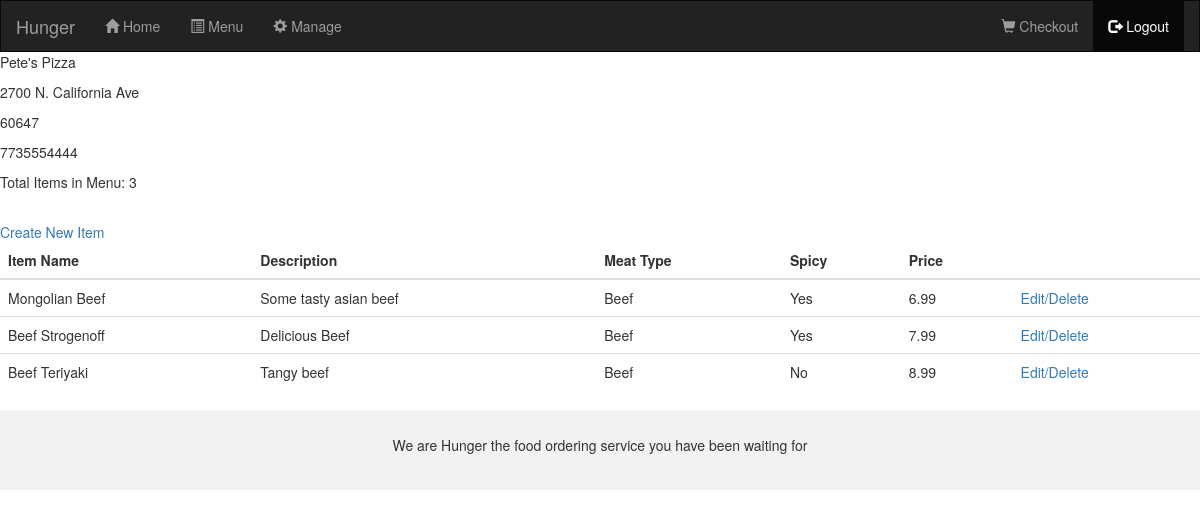
The page /Project/owner.php (signed in) on the database its author committed.
### tables this page shows
CREATE TABLE restaurants (
  restaurant_id int(11) NOT NULL COMMENT 'PK',
  location_id int(11) NOT NULL COMMENT 'FK Location Table',
  owner int(11) NOT NULL COMMENT 'FK Users table',
  restaurant_name varchar(50) NOT NULL,
  phone varchar(11) NOT NULL,
  rating int(1) NOT NULL COMMENT '1 to 5'
);

CREATE TABLE location (
  location_id int(11) NOT NULL COMMENT 'PK',
  street_address varchar(255) NOT NULL,
  zip_code int(11) NOT NULL
);

CREATE TABLE item (
    item_id INT(11) NOT NULL COMMENT 'PK',
    menu_id INT(11) NOT NULL COMMENT 'FK MENU TABLE',
    item_name VARCHAR(255) NOT NULL,
    item_description TEXT(1000) NOT NULL,
    meat_id INT(11) NOT NULL COMMENT 'FK MEATS TABLE',
    spicy BOOLEAN NOT NULL,
    price DECIMAL(10,2) DEFAULT 0.0
);

CREATE TABLE meats (
  meat_id int(11) NOT NULL COMMENT 'PK',
  meat_name varchar(255) NOT NULL
);

### Project/owner.php (the view, shortened to what this page needs)
<?php
	include('Includes/header.php');
	include('Includes/dbconnection.php');
	if($_SESSION['usertype_name'] != "owner" )
		header('Location: home.php');
	else {
		$restqry = "SELECT r.restaurant_id, r.restaurant_name, l.street_address, l.zip_code, r.phone, r.rating ".
					"FROM restaurants r, location l, users u " .
					"WHERE r.owner = ".$_SESSION['userID']." AND r.location_id=l.location_id";
		$rest_row = $conn->query($restqry)->fetch_assoc();
		$menuitemsqry = "SELECT i.item_id, i.item_name, i.item_description, m.meat_name, i.spicy, i.price ".
						"FROM item i " .
						"INNER JOIN meats m ".
						"ON m.meat_id=i.meat_id ".
                        "WHERE i.menu_id = ".$rest_row['restaurant_id'];
		$item_result = $conn->query($menuitemsqry);
		$countqry = "SELECT COUNT(*) as 'itemCount' FROM item";
		$count = $conn->query($countqry)->fetch_assoc();
	}
?>
    <body>
	<?php
		echo "<p>".$rest_row['restaurant_name']."</p>";
		echo "<p>".$rest_row['street_address']."</p>";
		echo "<p>".$rest_row['zip_code']."</p>";
		echo "<p>".$rest_row['phone']."</p>";
		echo "<p>Total Items in Menu: ".$count['itemCount']."</p>";
		echo "<br>";
        echo "<div><a href='create.php'>Create New Item</a></div>";
		echo"<div class='table-responsive'>";
		echo "<table class='table table-hover'>";
		echo "<thead>";
		echo "	<tr>";
		echo "		<th>Item Name</th>";
		echo "		<th>Description</th>";
		echo "		<th>Meat Type</th>";
		echo "		<th>Spicy</th>".
					"<th>Price</th>".
                    "<th></th>";
		echo "	</tr>";
		echo "</thead>" .
			 "<tbody>";
		while($item_row = $item_result->fetch_assoc() ) {
			echo "<tr>";
			echo "	<td>".$item_row['item_name']."</td>";
			echo "	<td>".$item_row['item_description']."</td>";
			echo "	<td>".$item_row['meat_name']."</td>";
			echo "	<td>";
            if($item_row['spicy'])
                echo "Yes";
            else
                echo "No";
            echo "  </td>";
            echo "	<td>".$item_row['price']."</td>";
            echo "  <td><a href='edit.php?itemID=".$item_row['item_id']."'>Edit/Delete</a></td>";
			echo "</tr>";
		}
		echo "</tbody>".
			 "</table>".
			 "</div>";
	?>
</body>
</html>
<?php
    include('Includes/footer.php');
?>

### Project/Includes/header.php (shortened to what this page needs)
<!DOCTYPE html>
<html lang="en">
    <head>
        <link rel="stylesheet" href="https://maxcdn.bootstrapcdn.com/bootstrap/3.3.7/css/bootstrap.min.css">
    </head>
    <body>
        <?php
            if (!isset($_SESSION["userID"])){
                echo '<nav class="navbar navbar-inverse">
                        <div class="container-fluid">
                            <div class="navbar-header">
                                <button type="button" class="navbar-toggle" data-toggle="collapse" data-target="#myNavbar">
                                    <span class="icon-bar"></span>
                                    <span class="icon-bar"></span>
                                    <span class="icon-bar"></span>
                                </button>
                                <a class="navbar-brand" href="home.php">Hunger</a>
                            </div>
                            <div class="collapse navbar-collapse" id="myNavbar">
                                <ul class="nav navbar-nav">
                                    <li ><a href="home.php"><span class="glyphicon glyphicon-home"></span> Home</a></li>
                                    <li ><a href="menu.php"><span class="glyphicon glyphicon-list-alt"></span> Menu</a></li>
                                </ul>
                                <ul class="nav navbar-nav navbar-right">
                                    <li ><a href="order.php"><span class="glyphicon glyphicon-shopping-cart"></span> Checkout</a></li>
                                    <li class="active"><a href="login.php"><span class="glyphicon glyphicon-log-in"></span> Login</a></li>
                                </ul>
                            </div>
                        </div>
                    </nav>';
            }
            else if($_SESSION["usertype_name"] == "owner"){
                echo '<nav class="navbar navbar-inverse">
                        <div class="container-fluid">
                            <div class="navbar-header">
                                <button type="button" class="navbar-toggle" data-toggle="collapse" data-target="#myNavbar">
                                    <span class="icon-bar"></span>
                                    <span class="icon-bar"></span>
                                    <span class="icon-bar"></span>
                                </button>
                                <a class="navbar-brand" href="home.php">Hunger</a>
                            </div>
                            <div class="collapse navbar-collapse" id="myNavbar">
                                <ul class="nav navbar-nav">
                                    <li ><a href="home.php"><span class="glyphicon glyphicon-home"></span> Home</a></li>
                                    <li ><a href="menu.php"><span class="glyphicon glyphicon-list-alt"></span> Menu</a></li>
                                    <li ><a href="owner.php"><span class="glyphicon glyphicon-cog"></span> Manage</a></li>
                                </ul>
                                <ul class="nav navbar-nav navbar-right">
                                    <li ><a href="order.php"><span class="glyphicon glyphicon-shopping-cart"></span> Checkout</a></li>
                                    <li class="active"><a href="logout.php"><span class="glyphicon glyphicon-log-out"></span> Logout</a></li>
                                </ul>
                            </div>
                        </div>
                    </nav>';
            }
        ?>
    </body>
</html>

### Project/Includes/footer.php
<footer class="container-fluid text-center">
            <p>We are Hunger the food ordering service you have been waiting for</p>
</footer>

### Project/Includes/header.php (style rules this page uses)
.navbar { margin-bottom: 0; border-radius: 0; }
footer { background-color: #f2f2f2; padding: 25px; }

### rows shown on the page
restaurants: restaurant_name "Pete's Pizza", phone "7735554444"
location: street_address "2700 N. California Ave", zip_code "60647"
item: item_name "Mongolian Beef", item_description "Some tasty asian beef", meat.meat_name "Beef", spicy "Yes", price "6.99"
item: item_name "Beef Strogenoff", item_description "Delicious Beef", meat.meat_name "Beef", spicy "Yes", price "7.99"
item: item_name "Beef Teriyaki", item_description "Tangy beef", meat.meat_name "Beef", spicy "No", price "8.99"

### other values the page prints
$count['itemCount'] "3"
